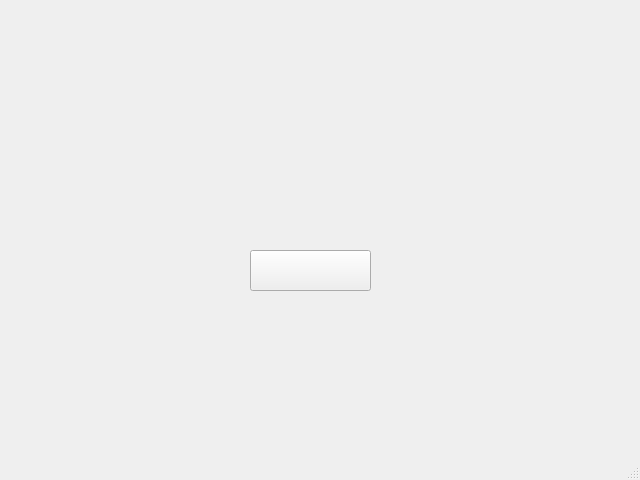
<?xml version="1.0" encoding="UTF-8"?>
<ui version="4.0">
 <class>MainWindow</class>
 <widget class="QMainWindow" name="MainWindow">
  <property name="geometry">
   <rect>
    <x>0</x>
    <y>0</y>
    <width>640</width>
    <height>480</height>
   </rect>
  </property>
  <property name="windowTitle">
   <string>MainWindow</string>
  </property>
  <widget class="QWidget" name="centralwidget">
   <widget class="QPushButton" name="pushButton">
    <property name="geometry">
     <rect>
      <x>250</x>
      <y>250</y>
      <width>121</width>
      <height>41</height>
     </rect>
    </property>
    <property name="text">
     <string/>
    </property>
   </widget>
  </widget>
  <widget class="QMenuBar" name="menubar">
   <property name="geometry">
    <rect>
     <x>0</x>
     <y>0</y>
     <width>640</width>
     <height>26</height>
    </rect>
   </property>
  </widget>
  <widget class="QStatusBar" name="statusbar"/>
 </widget>
 <resources/>
 <connections/>
</ui>
